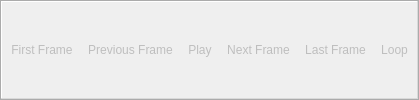
<?xml version="1.0" encoding="UTF-8"?>
<ui version="4.0">
 <class>pqVCRToolbar</class>
 <widget class="QToolBar" name="VCRToolbar" >
  <property name="windowTitle" >
   <string>VCR Controls</string>
  </property>
  <property name="orientation" >
   <enum>Qt::Horizontal</enum>
  </property>
  <attribute name="toolBarArea" >
   <enum>TopToolBarArea</enum>
  </attribute>
  <attribute name="toolBarBreak" >
   <bool>false</bool>
  </attribute>
  <action name="actionVCRPlay" >
   <property name="enabled" >
    <bool>false</bool>
   </property>
   <property name="icon" >
    <iconset resource="../../../Components/Resources/pqComponents.qrc" >:/pqWidgets/Icons/pqVcrPlay24.png</iconset>
   </property>
   <property name="text" >
    <string>&amp;Play</string>
   </property>
  </action>

  <action name="actionVCRPreviousFrame" >
   <property name="enabled" >
    <bool>false</bool>
   </property>
   <property name="icon" >
    <iconset resource="../../../Components/Resources/pqComponents.qrc" >:/pqWidgets/Icons/pqVcrBack24.png</iconset>
   </property>
   <property name="text" >
    <string>Pre&amp;vious Frame</string>
   </property>
   <property name="PV_MUST_BE_MASTER" stdset="0">
    <bool>true</bool>
   </property>
  </action>
  <action name="actionVCRFirstFrame" >
   <property name="enabled" >
    <bool>false</bool>
   </property>
   <property name="icon" >
    <iconset resource="../../../Components/Resources/pqComponents.qrc" >:/pqWidgets/Icons/pqVcrFirst24.png</iconset>
   </property>
   <property name="text" >
    <string>&amp;First Frame</string>
   </property>
  </action>
  <action name="actionVCRNextFrame" >
   <property name="enabled" >
    <bool>false</bool>
   </property>
   <property name="icon" >
    <iconset resource="../../../Components/Resources/pqComponents.qrc" >:/pqWidgets/Icons/pqVcrForward24.png</iconset>
   </property>
   <property name="text" >
    <string>&amp;Next Frame</string>
   </property>
  </action>
  <action name="actionVCRLastFrame" >
   <property name="enabled" >
    <bool>false</bool>
   </property>
   <property name="icon" >
    <iconset resource="../../../Components/Resources/pqComponents.qrc" >:/pqWidgets/Icons/pqVcrLast24.png</iconset>
   </property>
   <property name="text" >
    <string>&amp;Last Frame</string>
   </property>
  </action>
  <action name="actionVCRLoop" >
   <property name="checkable" >
    <bool>true</bool>
   </property>
   <property name="enabled" >
    <bool>false</bool>
   </property>
   <property name="icon" >
    <iconset resource="../../../Components/Resources/pqComponents.qrc" >:/pqWidgets/Icons/pqVcrLoop24.png</iconset>
   </property>
   <property name="text" >
    <string>L&amp;oop</string>
   </property>
   <property name="iconText" >
    <string>Loop</string>
   </property>
   <property name="toolTip" >
    <string>Loop</string>
   </property>
   <property name="statusTip" >
    <string>Loop</string>
   </property>
  </action>


  <addaction name="actionVCRFirstFrame" />
  <addaction name="actionVCRPreviousFrame" />
  <addaction name="actionVCRPlay" />
  <addaction name="actionVCRNextFrame" />
  <addaction name="actionVCRLastFrame" />
  <addaction name="actionVCRLoop" />
  <property name="PV_MUST_BE_MASTER" stdset="0">
    <bool>true</bool>
  </property>
 </widget>
 <resources>
  <include location="../../../Components/Resources/pqComponents.qrc"/>
 </resources>
 <connections/>
</ui>
